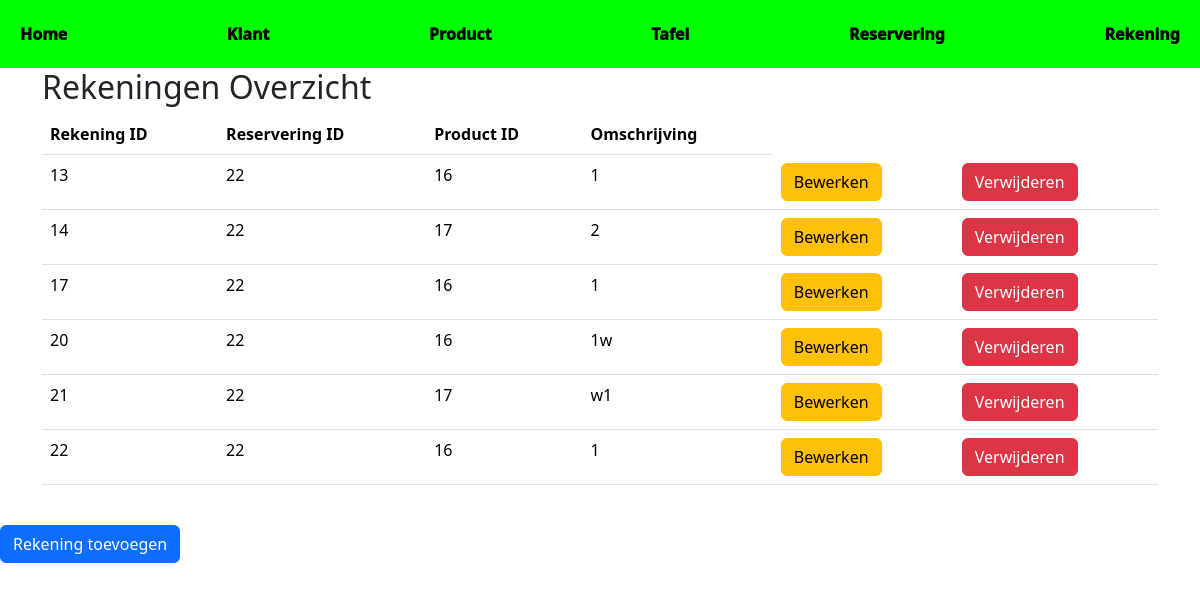
/view-rekening.php, run on the app's committed database.
### tables this page shows
CREATE TABLE `rekeningen` (
  `rekeningid` int(45) NOT NULL,
  `reserveringid` int(45) DEFAULT NULL,
  `productid` int(45) DEFAULT NULL,
  `omschrijving` varchar(255) NOT NULL
);

### db.php (called while the page is built, shortened)
<?php
class DB
{
    private $dbh;
    public function __construct($db, $host = "localhost:3307", $user = "root", $pass = "")
    {
        try {
            $this->dbh = new PDO("mysql:host=$host;dbname=$db", $user, $pass);
            $this->dbh->setAttribute(PDO::ATTR_ERRMODE, PDO::ERRMODE_EXCEPTION);
        } catch (PDOException $e) {
            die("Connection failed: " . $e->getMessage());
        }
    }
    public function run($sql, $placeholder = NULL)
    {
        $stmt = $this->dbh->prepare($sql);
        $stmt->execute($placeholder);
        return $stmt;
    }
}
$mydb = new DB("restaurant_data");

### rekening.php (called while the page is built, shortened)
<?php
include_once('../db/db.php');
class Rekening {
    private $dbh;
    public function __construct() {
        global $mydb;
        $this->dbh = $mydb;
    }
    public function getAllRekeningen() {
        $sql = "SELECT * FROM rekeningen";
        return $this->dbh->run($sql);
    }
}
?>

### view-rekening.php (the view, shortened to what this page needs)
<?php
include_once('rekening.php');
include_once('../header/header.php');
$Rekening = new Rekening();
$rekeningen = $Rekening->getAllRekeningen();
?>
<!DOCTYPE html>
<html lang="en">
<head>
    <link href="https://cdn.jsdelivr.net/npm/bootstrap@5.3.3/dist/css/bootstrap.min.css" rel="stylesheet">
</head>
<body>
    <div class="container">
        <h2>Rekeningen Overzicht</h2>
        <table class="table">
            <thead>
                <tr>
                    <th scope="col">Rekening ID</th>
                    <th scope="col">Reservering ID</th>
                    <th scope="col">Product ID</th>
                    <th scope="col">Omschrijving</th>
                </tr>
            </thead>
            <tbody>
                <?php foreach ($rekeningen as $rekening): ?>
                    <tr>
                        <td><?php echo $rekening['rekeningid']; ?></td>
                        <td><?php echo $rekening['reserveringid']; ?></td>
                        <td><?php echo $rekening['productid']; ?></td>
                        <td><?php echo $rekening['omschrijving']; ?></td>
                        <td><a href="update-rekening.php?id=<?php echo $rekening['rekeningid']; ?>" class="btn btn-warning">Bewerken</a></td>
                        <td><a href="delete-rekening.php?id=<?php echo $rekening['rekeningid']; ?>" class="btn btn-danger">Verwijderen</a></td>
                    </tr>
                <?php endforeach; ?>
            </tbody>
        </table>
    </div>
    <br>
    <a href="add-rekening.php" class="btn btn-primary">Rekening toevoegen</a>
</body>
</html>

### header.php (shortened to what this page needs)
<!DOCTYPE html>
<html lang="nl">
<head>
</head>
<body>
<div class="navbar">
  <a href="../home/home.php">Home</a>
  <a href="../klant/add-klant.php">Klant</a>
  <a href="../product/add-product.php">Product</a>
  <a href="../tafel/add-tafel.php">Tafel</a>
  <a href="../reservering/add-reservering.php">Reservering</a>
  <a href="../rekening/add-rekening.php">Rekening</a>
</div>
</body>
</html>

### header.php (style rules this page uses)
body { margin: 0; font-family: Arial, sans-serif; }
.navbar { background-color: lime; overflow: hidden; }
.navbar a { float: left; display: block; color: black; text-align: center; padding: 14px 20px; text-decoration: none; font-weight: 1000; }

### data on the page
rekeningen: rekeningid "13", reserveringid "22", productid "16", omschrijving "1"
rekeningen: rekeningid "14", reserveringid "22", productid "17", omschrijving "2"
rekeningen: rekeningid "17", reserveringid "22", productid "16", omschrijving "1"
rekeningen: rekeningid "20", reserveringid "22", productid "16", omschrijving "1w"
rekeningen: rekeningid "21", reserveringid "22", productid "17", omschrijving "w1"
rekeningen: rekeningid "22", reserveringid "22", productid "16", omschrijving "1"
